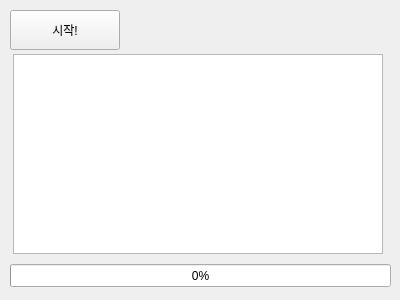
<?xml version="1.0" encoding="UTF-8"?>
<ui version="4.0">
 <class>Form</class>
 <widget class="QWidget" name="Form">
  <property name="geometry">
   <rect>
    <x>0</x>
    <y>0</y>
    <width>400</width>
    <height>300</height>
   </rect>
  </property>
  <property name="maximumSize">
   <size>
    <width>400</width>
    <height>300</height>
   </size>
  </property>
  <property name="windowTitle">
   <string>Form</string>
  </property>
  <widget class="QPushButton" name="btnStart">
   <property name="geometry">
    <rect>
     <x>10</x>
     <y>10</y>
     <width>110</width>
     <height>40</height>
    </rect>
   </property>
   <property name="text">
    <string>시작!</string>
   </property>
  </widget>
  <widget class="QTextBrowser" name="txbLog">
   <property name="geometry">
    <rect>
     <x>13</x>
     <y>54</y>
     <width>370</width>
     <height>200</height>
    </rect>
   </property>
  </widget>
  <widget class="QProgressBar" name="pgbTask">
   <property name="geometry">
    <rect>
     <x>10</x>
     <y>264</y>
     <width>381</width>
     <height>23</height>
    </rect>
   </property>
   <property name="value">
    <number>0</number>
   </property>
  </widget>
 </widget>
 <resources/>
 <connections/>
</ui>
